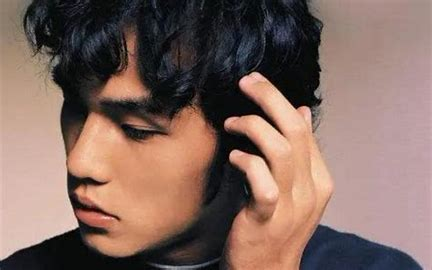
#> input picture jay.jpeg, 432 x 270 px
$ python '图像灰度分层.py'
#> lines starting #> are read from the running program, lines starting #| are printed output that depends on the picture
import numpy as np
import matplotlib.pyplot as plt

# 加载彩色图像
img = plt.imread('jay.jpeg')
#> img is the input picture: shape (270, 432, 3); mean R, G, B 129.6, 104.2, 95.6

# 将彩色图像转换为灰度图像
gray_img = np.dot(img[..., :3], [0.2989, 0.5870, 0.1140])
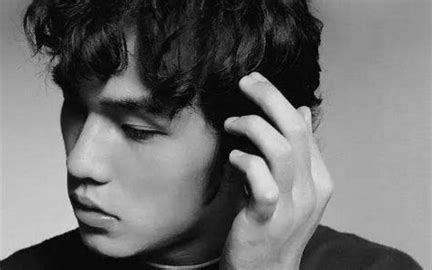
#> gray_img: shape (270, 432) float64; min 0, max 232, mean 110.8

# 计算灰度图像的最小值和最大值
min_val = gray_img.min()
#> min_val = 0
max_val = gray_img.max()
#> max_val = 232

# 计算灰度分层数量
num_levels = 5

# 计算每个灰度分层的像素值范围
level_range = (max_val - min_val) / num_levels
#> level_range = 46.41
level_ranges = [(min_val + i * level_range, min_val + (i+1)
                 * level_range) for i in range(num_levels)]
#> level_ranges = [(0, 46.41), (46.41, 92.82), (92.82, 139.2), (139.2, 185.6), (185.6, 232)]

# 创建灰度分层图像
layered_img = np.zeros_like(img)
for i, (level_min, level_max) in enumerate(level_ranges):
    idx = np.where((gray_img >= level_min) & (gray_img <= level_max))
    layered_img[idx] = np.array([255 * (i+1) / num_levels] * 3)
#> this loop made 5 passes
#> (level_min, level_max, idx) on passes 1 to 5: (0, 46.41, 37740 positions, rows 0 to 269, columns 0 to 412), (46.41, 92.82, 8580 positions, rows 0 to 269, columns 0 to 421), (92.82, 139.2, 9074 positions, rows 0 to 269, columns 0 to 422), (139.2, 185.6, 48247 positions, rows 0 to 269, columns 0 to 431), (185.6, 232, 12999 positions, rows 73 to 259, columns 0 to 431)
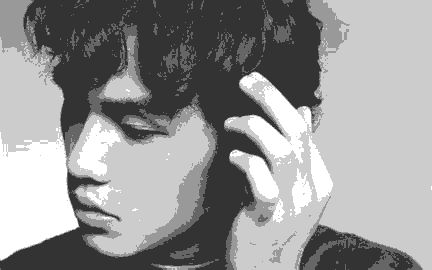
#> layered_img: shape (270, 432, 3); min 51, max 255, mean 148.7

#保存图像
plt.imsave('layered_img.jpeg', layered_img)

# 显示结果
plt.subplot(1, 2, 1)
plt.imshow(img)
plt.title('Original Image')
plt.subplot(1, 2, 2)
plt.imshow(layered_img)
plt.title('Layered Image')
plt.show()
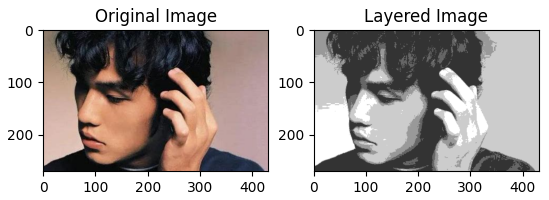
#> figure drawn by matplotlib, 2 panels
